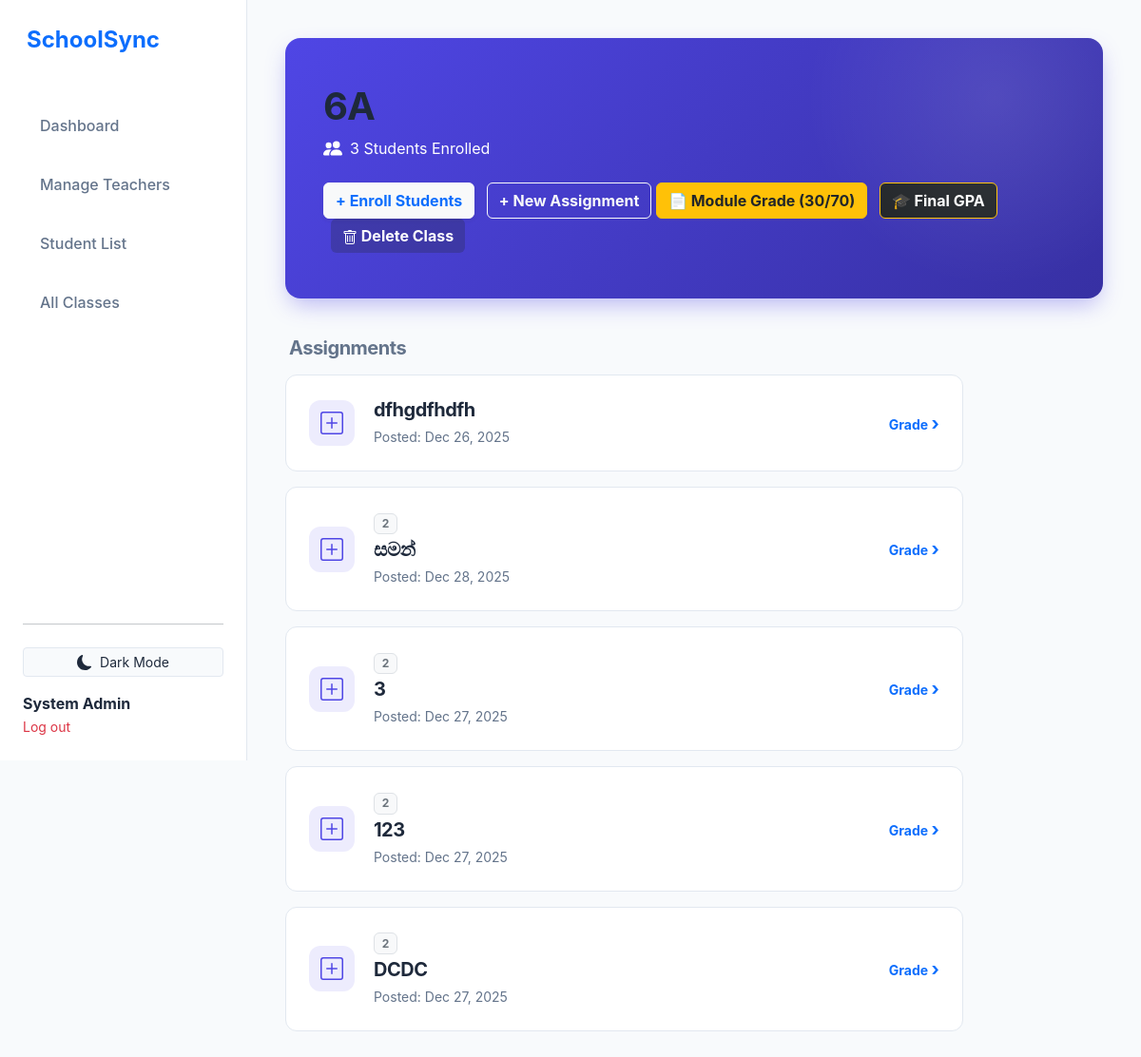
/class_view.php?id=2 (signed in), run on the app's committed database.
### tables this page shows
CREATE TABLE `teacher_classes` (
  `id` int(11) NOT NULL,
  `teacher_id` int(11) NOT NULL,
  `class_name` varchar(100) NOT NULL,
  `created_at` timestamp NOT NULL DEFAULT current_timestamp()
);

CREATE TABLE `assignments` (
  `id` int(11) NOT NULL,
  `class_id` int(11) NOT NULL,
  `title` varchar(255) NOT NULL,
  `created_at` timestamp NOT NULL DEFAULT current_timestamp(),
  `module_id` int(11) DEFAULT NULL
);

CREATE TABLE `modules` (
  `id` int(11) NOT NULL,
  `class_id` int(11) NOT NULL,
  `module_name` varchar(100) NOT NULL,
  `created_at` timestamp NOT NULL DEFAULT current_timestamp()
);

### includes/classes.php (called while the page is built, shortened)
<?php
function get_class_details($pdo, $class_id) {
    $stmt = $pdo->prepare("SELECT * FROM teacher_classes WHERE id = ?");
    $stmt->execute([$class_id]);
    return $stmt->fetch();
}
function get_class_enrollment_count($pdo, $class_id) {
    $stmt = $pdo->prepare("SELECT COUNT(*) FROM class_enrollments WHERE class_id = ?");
    $stmt->execute([$class_id]);
    return $stmt->fetchColumn();
}
function get_class_assignments($pdo, $class_id) {
    $sql = "SELECT a.*, m.module_name
            FROM assignments a
            LEFT JOIN modules m ON a.module_id = m.id
            WHERE a.class_id = ?
            ORDER BY m.module_name ASC, a.created_at DESC";
    $stmt = $pdo->prepare($sql);
    $stmt->execute([$class_id]);
    return $stmt->fetchAll();
}
?>

### class_view.php (the view, shortened to what this page needs)
<?php
require 'db.php';
require 'includes/classes.php';
include 'header.php';
$class_id = $_GET['id'];
$class = get_class_details($pdo, $class_id);
$student_count = get_class_enrollment_count($pdo, $class_id);
$assignments = get_class_assignments($pdo, $class_id);
?>
<div class="class-banner">
    <h1 class="banner-title"><?php echo htmlspecialchars($class['class_name']); ?></h1>
    <div class="d-flex align-items-center mt-2 banner-subtitle">
        <span><?php echo $student_count; ?> Students Enrolled</span>
    </div>
    <div class="mt-4">
        <a href="enroll_students.php?class_id=<?php echo $class_id; ?>" class="btn btn-light text-primary fw-bold shadow-sm me-2">
            + Enroll Students
        </a>
        <button class="btn btn-outline-light fw-bold" data-bs-toggle="modal" data-bs-target="#newAssignmentModal">
            + New Assignment
        </button>
    <button class="btn btn-warning fw-bold text-dark me-2" data-bs-toggle="modal" data-bs-target="#moduleReportModal">
        📄 Module Grade (30/70)
    </button>
    <button class="btn btn-dark fw-bold border-warning" data-bs-toggle="modal" data-bs-target="#finalGpaModal">
        🎓 Final GPA
    </button>
    <form action="actions/delete_class.php" method="POST" class="d-inline ms-2" onsubmit="return confirm('WARNING: Are you sure you want to delete this ENTIRE CLASS? All students, assignments, and grades will be permanently deleted. This cannot be undone.');">
        <button type="submit" class="btn btn-outline-danger fw-bold bg-dark bg-opacity-25 border-0 text-white">
            Delete Class
        </button>
    </form>
    </div>
</div>
<h5 class="text-muted fw-bold mb-3 px-1">Assignments</h5>
<div class="row">
    <?php foreach($assignments as $a): ?>
    <div class="col-12 col-lg-10">
        <a href="grading_dashboard.php?assignment_id=<?php echo $a['id']; ?>" class="text-decoration-none text-dark">
            <div class="assignment-card">
                <div class="d-flex align-items-center">
                    <div class="icon-box">
                    </div>
                    <div>
                        <?php if($a['module_name']): ?>
                            <span class="badge bg-light text-secondary border mb-1"><?php echo htmlspecialchars($a['module_name']); ?></span>
                        <?php endif; ?>
                        <h5 class="fw-bold mb-1"><?php echo htmlspecialchars($a['title']); ?></h5>
                        <small class="text-muted">Posted: <?php echo date('M d, Y', strtotime($a['created_at'])); ?></small>
                    </div>
                </div>
                <div class="d-flex align-items-center gap-3">
                    <div class="text-primary fw-bold small d-none d-sm-block">
                        Grade <span style="font-size: 1.2rem;">&rsaquo;</span>
                    </div>
                </div>
            </div>
        </a>
    </div>
    <?php endforeach; ?>
</div>
<?php include 'footer.php'; ?>

### style.css (style rules this page uses)
:root { --primary: #4F46E5; --primary-hover: #4338CA; --secondary: #64748B; --bg-body: #F8FAFC; --bg-card: #FFFFFF; --bg-sidebar: #FFFFFF; --text-main: #1E293B; --text-muted: #64748B; --text-light: #94A3B8; --border-color: #E2E8F0; --shadow-sm: 0 1px 2px 0 rgb(0 0 0 / 0.05); --shadow-md: 0 4px 6px -1px rgb(0 0 0 / 0.1), 0 2px 4px -2px rgb(0 0 0 / 0.1); --shadow-lg: 0 10px 15px -3px rgb(0 0 0 / 0.1), 0 4px 6px -4px rgb(0 0 0 / 0.1); --sidebar-width: 260px; --radius-lg: 16px; --radius-md: 12px; }
h1, h2, h3, h4, h5, h6 { color: var(--text-main); font-weight: 700; letter-spacing: -0.025em; }
.text-muted { color: var(--text-muted) !important; }
.class-banner { background: linear-gradient(135deg, var(--primary) 0%, #3730A3 100%); color: white; padding: 3rem 2.5rem; border-radius: var(--radius-lg); margin-bottom: 2.5rem; box-shadow: 0 10px 25px -5px rgba(79, 70, 229, 0.4); position: relative; overflow: hidden; }
.class-banner::after { content: ""; position: absolute; top: -50%; right: -10%; width: 400px; height: 400px; background: radial-gradient(circle, rgba(255, 255, 255, 0.1) 0%, rgba(255, 255, 255, 0) 70%); border-radius: 50%; }
.assignment-card { background: var(--bg-card); border: 1px solid var(--border-color); border-radius: var(--radius-md); padding: 1.5rem; margin-bottom: 1rem; transition: all 0.2s ease; display: flex; align-items: center; justify-content: space-between; }
.icon-box { width: 48px; height: 48px; background: rgba(79, 70, 229, 0.1); color: var(--primary); border-radius: 12px; display: flex; align-items: center; justify-content: center; margin-right: 1.25rem; }

### data on the page
teacher_classes: class_name "6A"
assignments: title "dfhgdfhdfh", created_at "Dec 26, 2025"
assignments: module.module_name "2", title "සමන්", created_at "Dec 28, 2025"
assignments: module.module_name "2", title "3", created_at "Dec 27, 2025"
assignments: module.module_name "2", title "123", created_at "Dec 27, 2025"
assignments: module.module_name "2", title "DCDC", created_at "Dec 27, 2025"

### other printed values
$_SESSION['full_name'] "System Admin"
$student_count "3"
